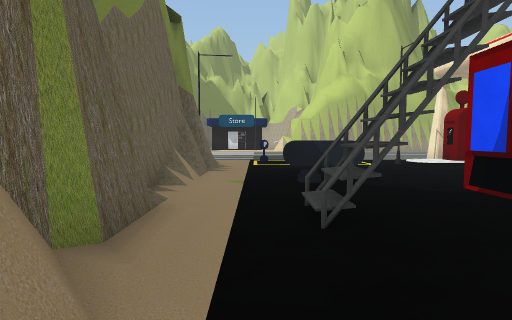
view 1 (above)

22 first-person views from a walk through a scene from a Unity 3-D project. The camera is 1.2 m above the floor, tilts 4° down and sees 80° across. The floor is counted in squares, 1.8 m on a side. Each view is taken from the middle of a square. On the plan, view 1 faces up. The plan holds only what a view shows up to about 10 squares ahead; the rest is blank. The place goes on beyond the plan. The player character is not drawn. Some animated figures are not drawn. Some surface patterns are stand-ins.

view 2
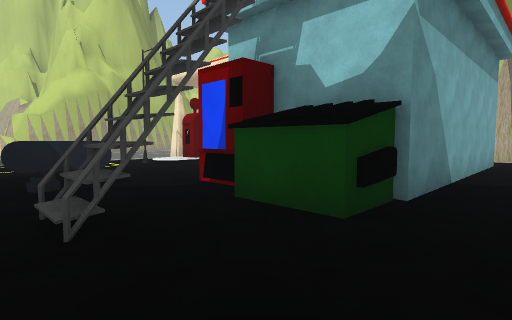

view 3
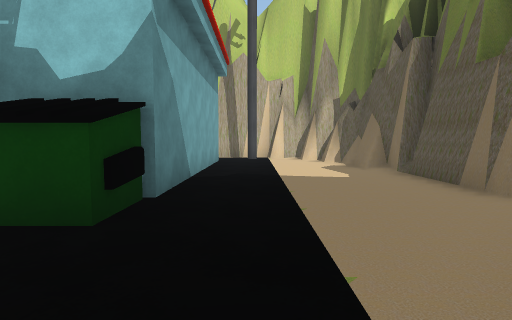

view 4
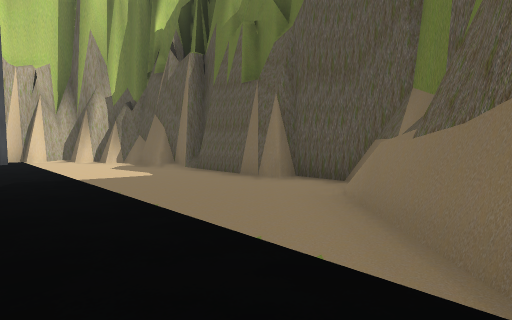

view 5
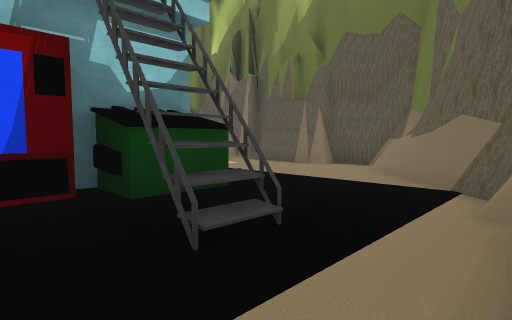

view 6
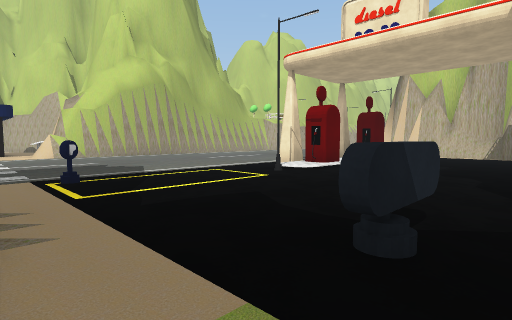

view 7
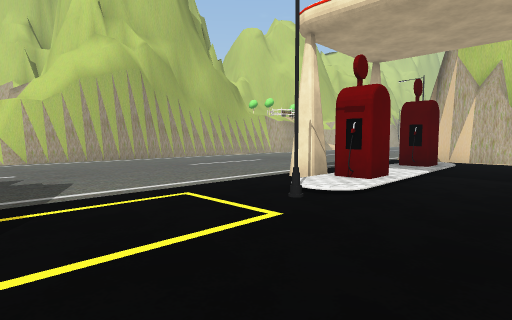

view 8
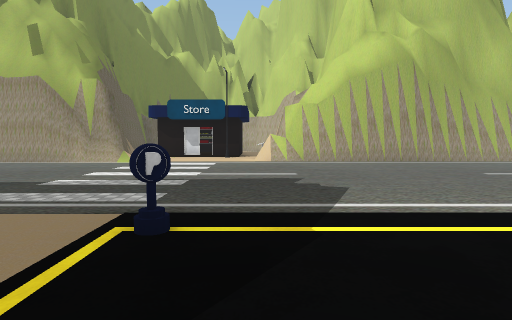

view 9
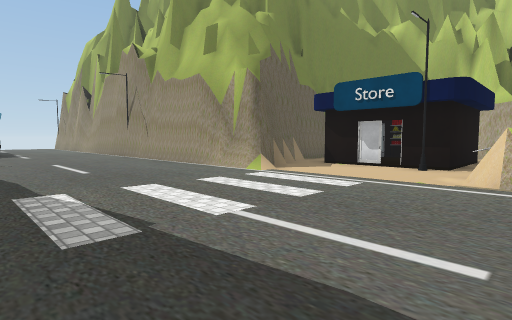

view 10
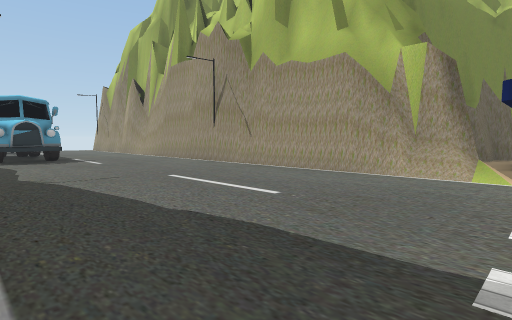

view 11
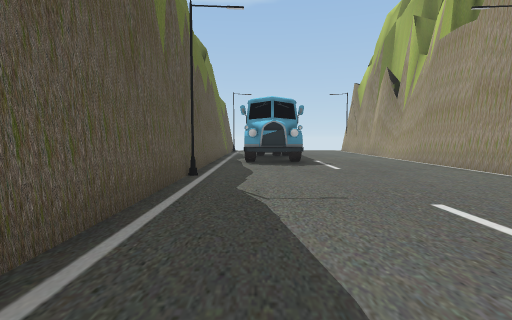

view 12
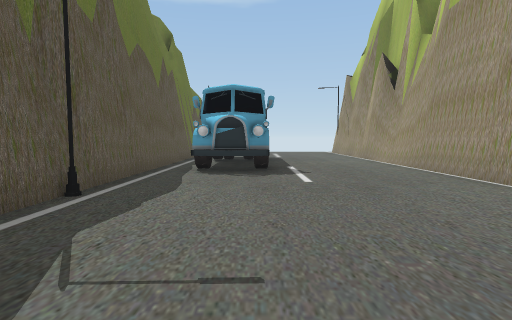

view 13
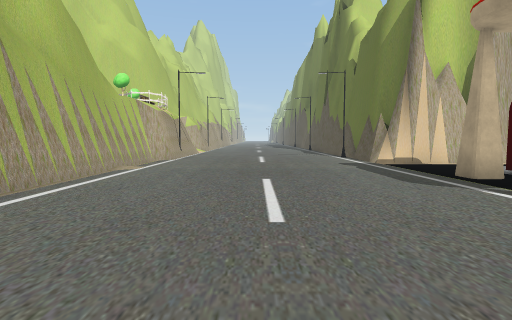

view 14
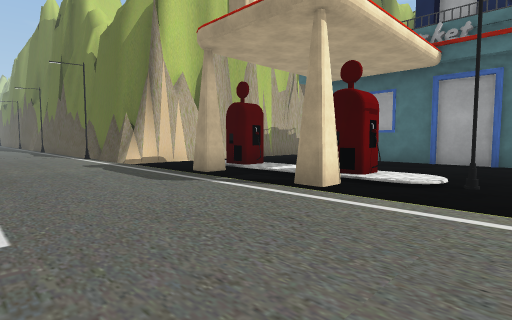

view 15
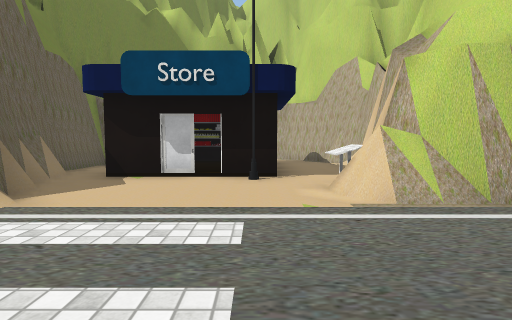

view 16
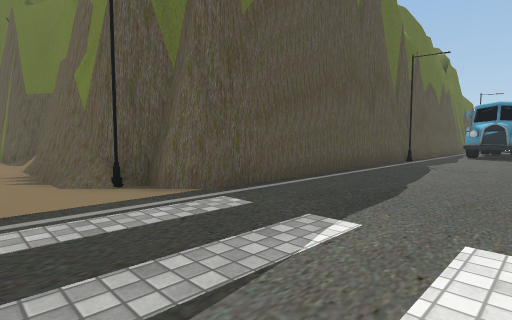

view 17
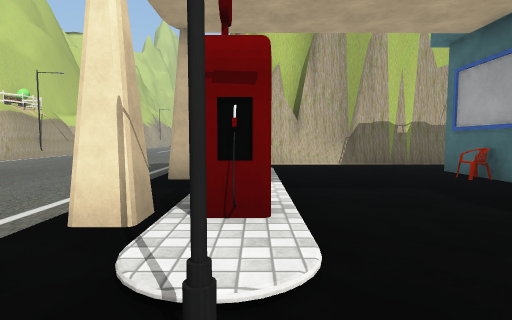

view 18
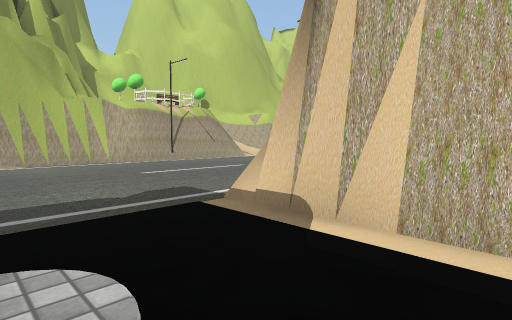

view 19
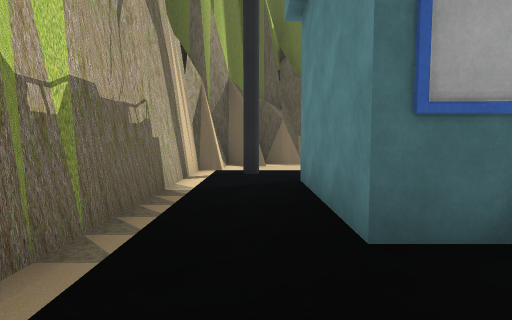

view 20
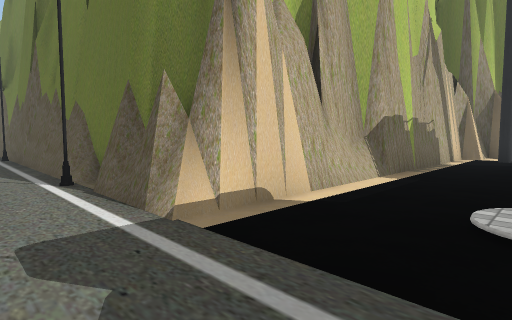

view 21
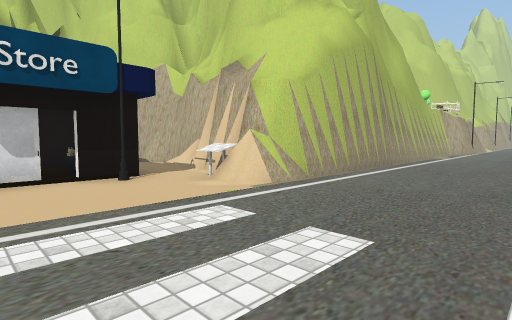

view 22
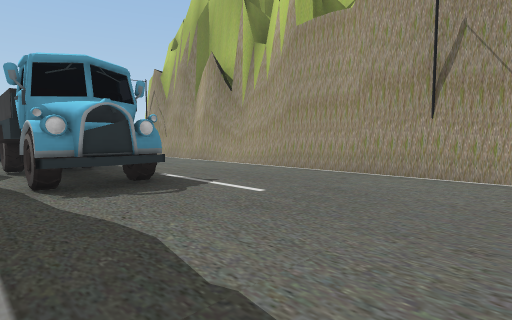

### Floor plan
Key: @ floor where view 1 was taken; # wall or solid block; x gap in a wall; . main floor; : floor 0.25 m higher than the main floor; = window, fence, low wall or low ledge; ^ raised ledge; O other object.
Columns run from 15 left of view 1 to 14 right of it. Each row starts with its distance up from view 1.
 23             #  ###
 22            ##   =#
 21            #.OOO.##
 20            #.O O.=#
 19            #.O O.##
 18            #...O #
 17            ##...^#
 16 #####O#######....############O
 15 ..............................
 14 ..............................
 13 ..............................
 12 OOOO..........................
 11 OOOO..........................
 10 .....O.......................O
  9 #############O.#.....#.#...###
  8             ###....Ox#:#:..#
  7              ##............#
  6              ##............#
  5              #=.O.........##
  4              #....#####O#.##
  3              ##.#.##    #..#
  2               #.#x##    #..#
  1               #...#######..#
  0               #@.........#.
 -1               ##..........#
 -2                ##.......###
 -3                 ##.#######
 -4                  ###

Positions as (right, up) in squares from view 1, and headings:
1: (0, 0), facing up
2: (0, 0), facing up-right
3: (0, 0), facing right
4: (0, 1), facing down-right
5: (-1, 4), facing down-right
6: (-1, 4), facing up-right
7: (1, 6), facing up-right
8: (1, 7), facing up
9: (2, 11), facing up-left
10: (-2, 10), facing up-left
11: (-4, 11), facing left
12: (-6, 12), facing left
13: (3, 13), facing right
14: (3, 13), facing down-right
15: (0, 13), facing up
16: (0, 13), facing down-left
17: (3, 8), facing right
18: (9, 7), facing up-right
19: (10, 6), facing down
20: (9, 11), facing down-right
21: (-2, 13), facing up-right
22: (-8, 10), facing up-left
